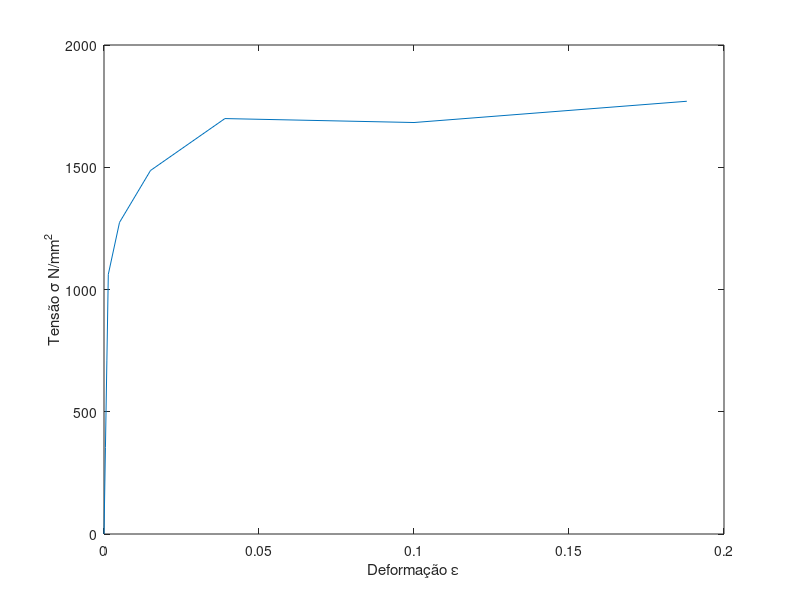

Source code (MATLAB):
clc,clear,close all

%% Questão 1. 
% Os dados a seguir foram obtidos de um corpo de prova de uma liga
% de cobre com 12,830 mm de diâmetro e comprimento inicial de 5,080 cm. Após a
% fratura, o comprimento total era de 7,655 cm, com diâmetro de 9,500 mm.

%% Dados do problema
D0=20 % [mm]
Df=18.35 % [mm]
A0=(pi*D0^2)/4 % [mm^2]
I0 = 40 % [mm]
If= 47.42 %[mm]
Af=(pi*Df^2)/4 % [mm^2]
Carga=[0 111205 222410 333617 400340 467063 533787 528717 556028] % [N]
Deltal=[0 0.0185 0.0370 0.0555 0.2 0.6 1.56 4 7.52] % [mm]

%% Trace a curva tensão-deformação e calcule:
Tensao=ones(1,9)
Deformacao=ones(1,9)

for i=1:9
    Tensao(i)=Carga(i)/A0
    Deformacao(i)=Deltal(i)/I0
end

figure(1)
plot(Deformacao,Tensao)
ylabel('Tensão \sigma N/{mm}^2'),xlabel('Deformação \epsilon')

%% a) o módulo de elasticidade;

ModuloElasticidade = Tensao(4)/Deformacao(4)

%% b) a ductilidade;

Ductilidade = (A0-Af)/A0*100

%% c) a tensão de escoamento;

TensaoEscoamento = Tensao(5)

%% d) o limite de resistência à tração;

LimiteResistenciaTracao = max(Tensao)

%% e) a tensão de ruptura;

TensaoRuptura = Tensao(end)

%% f) a rigidez;

Poisson = ((D0-Df)/D0)/((If-I0)/I0)
Rigidez = ModuloElasticidade/(2+2*Poisson)

%% g) a tensão verdadeira na fratura

TensaoVerdadeira = TensaoRuptura*(1+((If-I0)/I0))